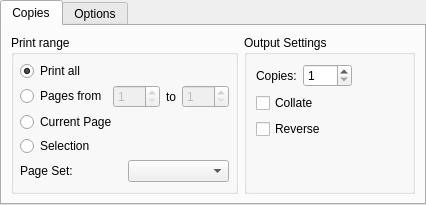
<?xml version="1.0" encoding="UTF-8"?>
<ui version="4.0">
 <class>QPrintSettingsOutput</class>
 <widget class="QWidget" name="QPrintSettingsOutput">
  <property name="geometry">
   <rect>
    <x>0</x>
    <y>0</y>
    <width>426</width>
    <height>187</height>
   </rect>
  </property>
  <property name="windowTitle">
   <string>Form</string>
  </property>
  <layout class="QHBoxLayout" name="horizontalLayout_2">
   <property name="margin">
    <number>0</number>
   </property>
   <item>
    <widget class="QTabWidget" name="tabs">
     <property name="currentIndex">
      <number>0</number>
     </property>
     <widget class="QWidget" name="copiesTab">
      <attribute name="title">
       <string>Copies</string>
      </attribute>
      <layout class="QHBoxLayout" name="horizontalLayout">
       <item>
        <widget class="QGroupBox" name="gbPrintRange">
         <property name="sizePolicy">
          <sizepolicy hsizetype="Preferred" vsizetype="Minimum">
           <horstretch>0</horstretch>
           <verstretch>0</verstretch>
          </sizepolicy>
         </property>
         <property name="title">
          <string>Print range</string>
         </property>
         <layout class="QVBoxLayout" name="_3">
          <property name="spacing">
           <number>4</number>
          </property>
          <property name="margin">
           <number>6</number>
          </property>
          <item>
           <widget class="QRadioButton" name="printAll">
            <property name="text">
             <string>Print all</string>
            </property>
            <property name="checked">
             <bool>true</bool>
            </property>
           </widget>
          </item>
          <item>
           <layout class="QHBoxLayout" name="_4">
            <property name="spacing">
             <number>6</number>
            </property>
            <property name="margin">
             <number>0</number>
            </property>
            <item>
             <widget class="QRadioButton" name="printRange">
              <property name="text">
               <string>Pages from</string>
              </property>
             </widget>
            </item>
            <item>
             <widget class="QSpinBox" name="from">
              <property name="enabled">
               <bool>false</bool>
              </property>
              <property name="minimum">
               <number>1</number>
              </property>
              <property name="maximum">
               <number>999</number>
              </property>
             </widget>
            </item>
            <item>
             <widget class="QLabel" name="label_3">
              <property name="text">
               <string>to</string>
              </property>
             </widget>
            </item>
            <item>
             <widget class="QSpinBox" name="to">
              <property name="enabled">
               <bool>false</bool>
              </property>
              <property name="minimum">
               <number>1</number>
              </property>
              <property name="maximum">
               <number>999</number>
              </property>
             </widget>
            </item>
            <item>
             <spacer>
              <property name="orientation">
               <enum>Qt::Horizontal</enum>
              </property>
              <property name="sizeHint" stdset="0">
               <size>
                <width>0</width>
                <height>20</height>
               </size>
              </property>
             </spacer>
            </item>
           </layout>
          </item>
          <item>
           <widget class="QRadioButton" name="printCurrentPage">
            <property name="text">
             <string>Current Page</string>
            </property>
           </widget>
          </item>
          <item>
           <widget class="QRadioButton" name="printSelection">
            <property name="text">
             <string>Selection</string>
            </property>
           </widget>
          </item>
          <item>
           <layout class="QHBoxLayout" name="_5">
            <property name="spacing">
             <number>6</number>
            </property>
            <property name="bottomMargin">
             <number>0</number>
            </property>
            <item>
             <widget class="QLabel" name="pageSetLabel">
              <property name="text">
               <string>Page Set:</string>
              </property>
              <property name="visible">
               <bool>false</bool>
              </property>
             </widget>
            </item>
            <item>
             <widget class="QComboBox" name="pageSetCombo">
              <property name="visible">
               <bool>false</bool>
              </property>
             </widget>
            </item>
           </layout>
          </item>
          <item>
           <spacer name="verticalSpacer">
            <property name="orientation">
             <enum>Qt::Vertical</enum>
            </property>
            <property name="sizeHint" stdset="0">
             <size>
              <width>1</width>
              <height>1</height>
             </size>
            </property>
           </spacer>
          </item>
         </layout>
        </widget>
       </item>
       <item>
        <widget class="QGroupBox" name="groupBox">
         <property name="title">
          <string>Output Settings</string>
         </property>
         <layout class="QGridLayout" name="gridLayout">
          <item row="0" column="0">
           <widget class="QLabel" name="label">
            <property name="text">
             <string>Copies:</string>
            </property>
            <property name="buddy">
             <cstring>copies</cstring>
            </property>
           </widget>
          </item>
          <item row="0" column="1" colspan="2">
           <widget class="QSpinBox" name="copies">
            <property name="minimum">
             <number>1</number>
            </property>
            <property name="maximum">
             <number>999</number>
            </property>
           </widget>
          </item>
          <item row="0" column="3">
           <spacer name="horizontalSpacer">
            <property name="orientation">
             <enum>Qt::Horizontal</enum>
            </property>
            <property name="sizeHint" stdset="0">
             <size>
              <width>91</width>
              <height>20</height>
             </size>
            </property>
           </spacer>
          </item>
          <item row="1" column="0" colspan="2">
           <widget class="QCheckBox" name="collate">
            <property name="text">
             <string>Collate</string>
            </property>
           </widget>
          </item>
          <item row="1" column="2" rowspan="2" colspan="2">
           <widget class="QLabel" name="outputIcon">
            <property name="sizePolicy">
             <sizepolicy hsizetype="Ignored" vsizetype="Ignored">
              <horstretch>0</horstretch>
              <verstretch>0</verstretch>
             </sizepolicy>
            </property>
           </widget>
          </item>
          <item row="2" column="0" colspan="2">
           <widget class="QCheckBox" name="reverse">
            <property name="text">
             <string>Reverse</string>
            </property>
           </widget>
          </item>
          <item row="3" column="0" colspan="4">
           <spacer name="verticalSpacer_2">
            <property name="orientation">
             <enum>Qt::Vertical</enum>
            </property>
            <property name="sizeHint" stdset="0">
             <size>
              <width>0</width>
              <height>1</height>
             </size>
            </property>
           </spacer>
          </item>
         </layout>
        </widget>
       </item>
      </layout>
     </widget>
     <widget class="QWidget" name="optionsTab">
      <attribute name="title">
       <string>Options</string>
      </attribute>
      <layout class="QGridLayout" name="gridLayout_2">
       <item row="0" column="1">
        <widget class="QGroupBox" name="colorMode">
         <property name="title">
          <string>Color Mode</string>
         </property>
         <layout class="QGridLayout" name="gridLayout_4">
          <item row="2" column="0">
           <spacer name="verticalSpacer_6">
            <property name="orientation">
             <enum>Qt::Vertical</enum>
            </property>
            <property name="sizeHint" stdset="0">
             <size>
              <width>1</width>
              <height>0</height>
             </size>
            </property>
           </spacer>
          </item>
          <item row="0" column="0">
           <widget class="QRadioButton" name="color">
            <property name="text">
             <string>Color</string>
            </property>
           </widget>
          </item>
          <item row="0" column="1" rowspan="3">
           <widget class="QLabel" name="colorIcon"/>
          </item>
          <item row="1" column="0">
           <widget class="QRadioButton" name="grayscale">
            <property name="text">
             <string>Grayscale</string>
            </property>
           </widget>
          </item>
         </layout>
        </widget>
       </item>
       <item row="0" column="0">
        <widget class="QGroupBox" name="duplex">
         <property name="title">
          <string>Duplex Printing</string>
         </property>
         <layout class="QVBoxLayout" name="verticalLayout">
          <item>
           <widget class="QRadioButton" name="noDuplex">
            <property name="text">
             <string>None</string>
            </property>
            <property name="checked">
             <bool>true</bool>
            </property>
           </widget>
          </item>
          <item>
           <widget class="QRadioButton" name="duplexLong">
            <property name="text">
             <string>Long side</string>
            </property>
           </widget>
          </item>
          <item>
           <widget class="QRadioButton" name="duplexShort">
            <property name="text">
             <string>Short side</string>
            </property>
           </widget>
          </item>
          <item>
           <spacer name="verticalSpacer_42">
            <property name="orientation">
             <enum>Qt::Vertical</enum>
            </property>
            <property name="sizeHint" stdset="0">
             <size>
              <width>1</width>
              <height>0</height>
             </size>
            </property>
           </spacer>
          </item>
         </layout>
        </widget>
       </item>
      </layout>
     </widget>
    </widget>
   </item>
  </layout>
 </widget>
 <resources/>
 <connections>
  <connection>
   <sender>printRange</sender>
   <signal>toggled(bool)</signal>
   <receiver>from</receiver>
   <slot>setEnabled(bool)</slot>
   <hints>
    <hint type="sourcelabel">
     <x>76</x>
     <y>59</y>
    </hint>
    <hint type="destinationlabel">
     <x>122</x>
     <y>57</y>
    </hint>
   </hints>
  </connection>
  <connection>
   <sender>printRange</sender>
   <signal>toggled(bool)</signal>
   <receiver>to</receiver>
   <slot>setEnabled(bool)</slot>
   <hints>
    <hint type="sourcelabel">
     <x>69</x>
     <y>67</y>
    </hint>
    <hint type="destinationlabel">
     <x>215</x>
     <y>67</y>
    </hint>
   </hints>
  </connection>
 </connections>
</ui>
